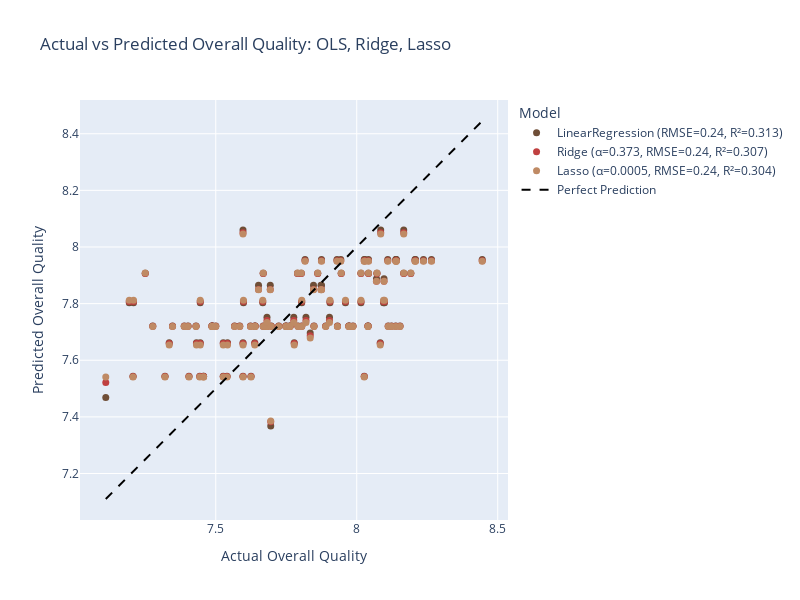

Notebook code for this chart:
### Markdown cell above
#### Lasso and Ridge

### Code cell
# Lasso model (L1 regularization)
lasso_pipeline = Pipeline(steps=[
    ("preprocess", preprocess),
    ("model", Lasso(alpha=0.0005))  # found through LassoCV
])

lasso_pipeline.fit(X_train, y_train)

y_pred_lasso = lasso_pipeline.predict(X_test)
rmse_lasso = np.sqrt(mean_squared_error(y_test, y_pred_lasso))
r2_lasso = r2_score(y_test, y_pred_lasso)

# Ridge model (L2 regularization)
ridge_pipeline = Pipeline(steps=[
    ("preprocess", preprocess),
    ("model", Ridge(alpha=0.373))  # found through RidgeCV
])

ridge_pipeline.fit(X_train, y_train)

# Predictions and metrics
y_pred_ridge = ridge_pipeline.predict(X_test)
rmse_ridge = np.sqrt(mean_squared_error(y_test, y_pred_ridge))
r2_ridge = r2_score(y_test, y_pred_ridge)

# Graph to show comparisons between OLS, Lasso, and Ridge
y_pred_ols = ols.predict(X_test)          
y_pred_ridge = ridge_pipeline.predict(X_test)
y_pred_lasso = lasso_pipeline.predict(X_test)

rmse_ols = np.sqrt(mean_squared_error(y_test, y_pred_ols))
r2_ols = r2_score(y_test, y_pred_ols)

rmse_ridge = np.sqrt(mean_squared_error(y_test, y_pred_ridge))
r2_ridge = r2_score(y_test, y_pred_ridge)

rmse_lasso = np.sqrt(mean_squared_error(y_test, y_pred_lasso))
r2_lasso = r2_score(y_test, y_pred_lasso)

dat = pd.DataFrame({
    "Actual": y_test,
    "OLS": y_pred_ols,
    "Ridge": y_pred_ridge,
    "Lasso": y_pred_lasso
})

fig = go.Figure()

fig.add_trace(go.Scatter(x=dat["Actual"], y=dat["OLS"], mode='markers',
                         name=f"LinearRegression (RMSE={rmse_ols:.2f}, R²={r2_ols:.3f})",
                         marker=dict(color="#6F4E37", size=7)))
fig.add_trace(go.Scatter(x=dat["Actual"], y=dat["Ridge"], mode='markers',
                         name=f"Ridge (α=0.373, RMSE={rmse_ridge:.2f}, R²={r2_ridge:.3f})",
                         marker=dict(color="#C04040", size=7)))
fig.add_trace(go.Scatter(x=dat["Actual"], y=dat["Lasso"], mode='markers',
                         name=f"Lasso (α=0.0005, RMSE={rmse_lasso:.2f}, R²={r2_lasso:.3f})",
                         marker=dict(color="#BF8A64", size=7)))

fig.add_trace(go.Scatter(x=[dat["Actual"].min(), dat["Actual"].max()],
                         y=[dat["Actual"].min(), dat["Actual"].max()],
                         mode='lines', line=dict(color='black', dash='dash'),
                         name="Perfect Prediction"))

fig.update_layout(
    title="Actual vs Predicted Overall Quality: OLS, Ridge, Lasso",
    xaxis_title="Actual Overall Quality",
    yaxis_title="Predicted Overall Quality",
    legend_title="Model",
    width=800,
    height=600
)

fig.show()
